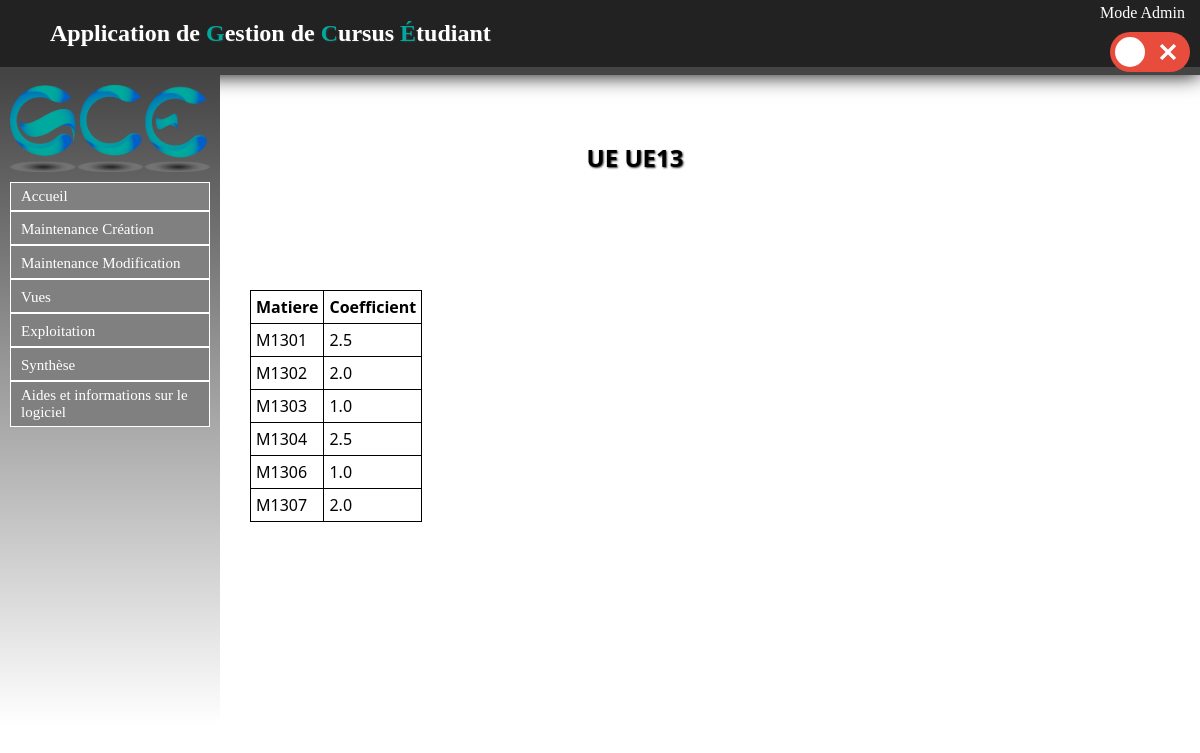
Screenshot of /UE/detailUE/4 with the database file from the repository.
### UE/models.py (models this page shows, shortened)
class UE(models.Model):
	intitule = models.CharField(max_length=30,null=False)
	code_ppn = models.CharField(max_length=30,null=False)
	code_apogee = models.CharField(max_length=30,null=False)
	semestre = models.ForeignKey(Semestre, null=False)
	coefficient = models.FloatField(null=False)

### Matiere/models.py (models this page shows, shortened)
class Matiere(models.Model):
	intitule = models.CharField(max_length=30,null=False)
	code_ppn = models.CharField(max_length=30,null=False)
	code_apogee = models.CharField(max_length=30,null=False)
	coefficient = models.FloatField(default=1.0)
	ue = models.ForeignKey('UE.ue', null=True)

### UE/views.py (the view)
# urls.py: url(r'^detailUE/(?P<id>\d+)$', views.detailUE, name='detailUE'),
def detailUE(request, id):
	ue = get_object_or_404(UE, id=id)
	matieres = Matiere.objects.filter(ue__id=id)
	return render(request, 'contenu_html/detailUE.html', locals())

### UE/templates/contenu_html/detailUE.html (shortened to what this page needs)
{% extends "templates/base.html" %}
{% block content %}
	<h1>UE {{ ue.intitule }}</h1>
	<table id="b">
		{% if not matieres %}
			<p>L'UE {{ ue.intitule }} n'a pas de matieres</p>
		{% else %}
			<table style="border:1px solid black; border-collapse : collapse;">
			<tr>
				<th style="border:1px solid black;">Matiere</th>
				<th style="border:1px solid black;">Coefficient</th>
			</tr>
		{% endif %}
		{% for matiere in matieres %}
			<tr>
				<td style="border:1px solid black;">{{ matiere.intitule }}</td>
				<td style="border:1px solid black;">{{ matiere.coefficient }}</td>
			</tr>
		{% endfor %}
	</table>
{% endblock %}

### static/css/stylesheet.css (style rules this page uses)
html,body { height: 100%; }
body { font-family: "Segoe UI", Verdana, serif; font-size:12pt; margin:0; padding:0; }
h1 { text-shadow:1px 1px 2px #333333; text-align: left; color:white; margin-left: 50px; font-size: 1.5em; display: inline-block; }
table { border:1px solid black; border-collapse : collapse; }
#main h1 { color: black; }
table { margin: 50px 50px 50px 50px; }
td, th { padding: 5px; border:1px solid black; }

### rows the page displays
UE: intitule "UE13"
Matiere: intitule "M1301", coefficient "2.5"
Matiere: intitule "M1302", coefficient "2.0"
Matiere: intitule "M1303", coefficient "1.0"
Matiere: intitule "M1304", coefficient "2.5"
Matiere: intitule "M1306", coefficient "1.0"
Matiere: intitule "M1307", coefficient "2.0"
